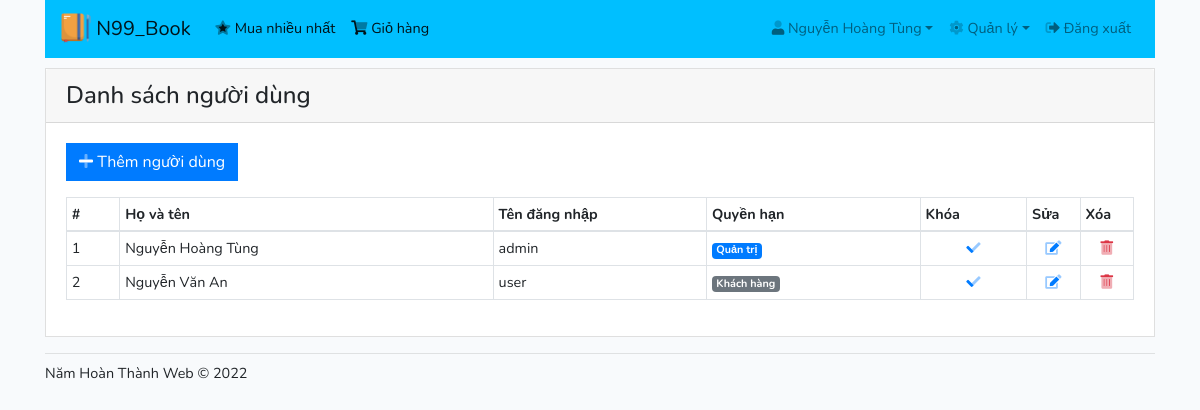
The app's page /index.php?action=nguoidung (signed in) with its own data.
### tables this page shows
CREATE TABLE IF NOT EXISTS `tbl_nguoidung` (
  `ID` int(10) NOT NULL AUTO_INCREMENT,
  `HoVaTen` varchar(50) NOT NULL,
  `TenDangNhap` varchar(50) NOT NULL,
  `MatKhau` varchar(100) NOT NULL,
  `QuyenHan` tinyint(1) NOT NULL,
  `Khoa` tinyint(1) NOT NULL,
  PRIMARY KEY (`ID`),
  UNIQUE KEY `TenDangNhap` (`TenDangNhap`)
);

### controllers/nguoidung.php (called while the page is built, shortened)
<?php
	require_once "models/nguoidung.php";
	class NguoiDungController
	{
		public function getDanhSach()
		{
			$db = new NguoiDungDB();
			$nguoidung = $db->DanhSach();
			include_once "views/nguoidung/danhsach.php";
		}
	}
?>

### index.php (called while the page is built)
<?php include_once "views/layouts/header.php"; ?>
<?php include_once "views/layouts/navbar.php"; ?>
<?php include_once "views/layouts/routes.php"; ?>
<?php include_once "views/layouts/footer.php"; ?>

### models/nguoidung.php (called while the page is built, shortened)
<?php
	class NguoiDungDB
	{
		public function DanhSach()
		{
			$db = DB::KetNoi();
			try
			{
				$sql = "SELECT * FROM tbl_nguoidung";
				$cmd = $db->prepare($sql);
				$cmd->execute();
				return $cmd->fetchAll();
			}
			catch(PDOException $e)
			{
				$error_message = $e->getMessage();
				include_once "views/layouts/error.php";
				exit();
			}
		}
	}
?>

### views/nguoidung/danhsach.php (the view)
<div class="card">
	<h4 class="card-header">Danh sách người dùng</h4>
	<div class="card-body table-responsive">
		<p><a class="btn btn-primary" href="index.php?action=dangky" role="button"><i class="fad fa-plus"></i> Thêm người dùng</a></p>
		<table class="table table-bordered table-sm">
			<thead>
				<tr>
					<th width="5%">#</th>
					<th width="35%">Họ và tên</th>
					<th width="20%">Tên đăng nhập</th>
					<th width="20%">Quyền hạn</th>
					<th width="10%">Khóa</th>
					<th width="5%">Sửa</th>
					<th width="5%">Xóa</th>
				</tr>
			</thead>
			<tbody>
				<?php
					$stt = 1;
					foreach($nguoidung as $value)
					{
						echo "<tr>";
							echo "<td>{$stt}</td>";
							echo "<td>{$value['HoVaTen']}</td>";
							echo "<td>{$value['TenDangNhap']}</td>";
							echo "<td>";
								if($value['QuyenHan'] == 1)
									echo "<span class='badge badge-primary'>Quản trị</span>";
								else
									echo "<span class='badge badge-secondary'>Khách hàng</span>";
							echo "</td>";
							echo "<td class='text-center'>";
								if($value['Khoa'] == 0)
									echo "<a href='index.php?action=nguoidung_khoa&id={$value['ID']}'><i class='fad fa-check text-primary'></i></a>";
								else
									echo "<a href='index.php?action=nguoidung_khoa&id={$value['ID']}'><i class='fad fa-ban text-danger'></i></a>";
							echo "</td>";
							echo "<td class='text-center'><a href='index.php?action=nguoidung_sua&id={$value['ID']}'><i class='fad fa-edit'></i></a></td>";
							echo "<td class='text-center'><a onclick='return confirm(\"Bạn có muốn xóa người dùng {$value['HoVaTen']}?\")' href='index.php?action=nguoidung_xoa&id={$value['ID']}'><i class='fad fa-trash-alt text-danger'></i></a></td>";
						echo "</tr>";
						$stt++;
					}
				?>
			</tbody>
		</table>
	</div>
</div>

### public/css/custom.css (style rules this page uses)
:root { --font-family-sans-serif: "Nunito", sans-serif; --font-family-monospace: SFMono-Regular, Menlo, Monaco, Consolas, "Liberation Mono", "Courier New", monospace; }
body { margin: 0; font-family: "Nunito", sans-serif; font-size: 0.9rem; font-weight: 400; line-height: 1.6; color: #212529; text-align: left; background-color: #f8fafc; }
.card, .custom-select, .form-control, .btn, .input-group-text { border-radius: 0 !important; }
.table-responsive > .table-bordered { border: 1px solid #ddd !important; }
.table > tbody > tr > td { vertical-align: middle; }

### records on screen
tbl_nguoidung: HoVaTen "Nguyễn Hoàng Tùng", TenDangNhap "admin", QuyenHan "Quản trị"
tbl_nguoidung: HoVaTen "Nguyễn Văn An", TenDangNhap "user", QuyenHan "Khách hàng"

### other values on screen
$_SESSION['HoVaTen'] "Nguyễn Hoàng Tùng"
